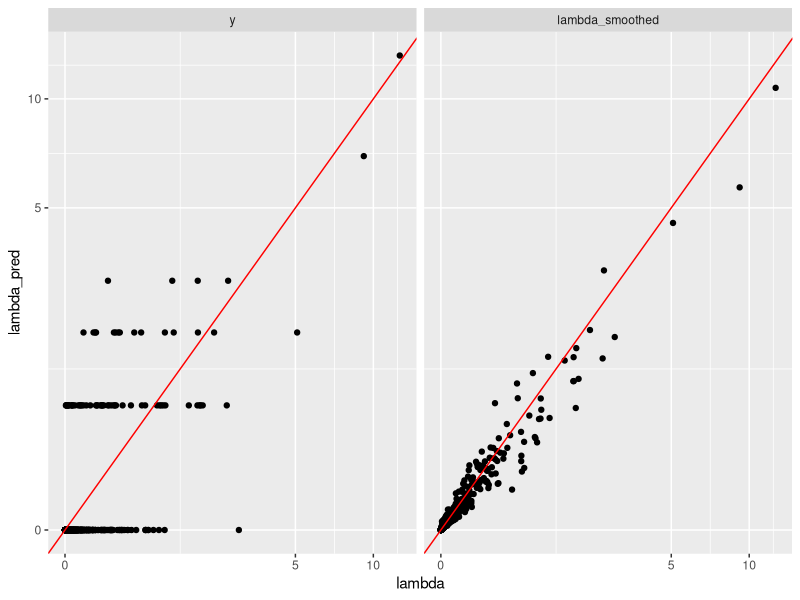

Write R code to recreate this figure.
## ---- chunk 1
# 100人の地域における患者数が1人以下となる確率
pbinom(1, 100, 0.03)

# 1000人の地域における患者数が10人以下となる確率
pbinom(10, 1000, 0.03)
## ---- chunk 2
#| message: false
#| warning: false

library(tidyverse)

set.seed(1234)
n <- 1e3

alpha <- 8

data <- tibble(x = rnorm(n),
               mu = exp(-4 + 2 * x),
               lambda = rgamma(n, alpha, alpha / mu),
               y = rpois(n, lambda))

## ---- chunk 3

model <- MASS::glm.nb(y ~ x,
                      data = data)
summary(model)

data_smoothed <- data |> 
  mutate(mu_pred = predict(model, type = "response"),
         lambda_smoothed = mu_pred / (mu_pred + model$theta) * (y + model$theta))

## ---- chunk 4

data_smoothed |> 
  select(lambda, y, lambda_smoothed) |> 
  pivot_longer(c(y, lambda_smoothed),
               names_to = "pred_type",
               names_transform = list(pred_type = as_factor),
               values_to = "lambda_pred") |> 
  ggplot(aes(lambda, lambda_pred)) +
  geom_point() +
  geom_abline(color = "red") +
  scale_x_continuous(trans = "log1p") +
  scale_y_continuous(trans = "log1p") +
  facet_wrap(~ pred_type)

# data |> 
#   ggplot(aes(y, lambda)) + 
#   geom_point()
# 
# data |> 
#   ggplot(aes(lambda_pred, lambda)) +
#   geom_point()
